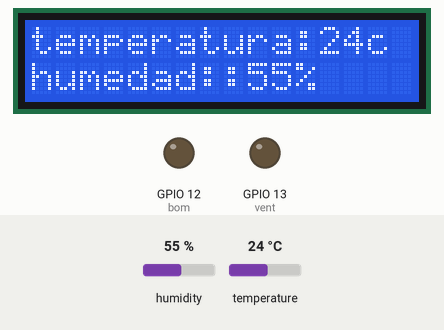
Recording of a program running on a simulated ESP32 board running MicroPython. Shown: 16×2 character LCD, output pins drawn as LEDs (lit = HIGH). Inputs (shaded band) come from the test bench; at power-on: temperature 24 °C, humidity 55 %. Library files of the repository ran but are not shown: lcd_api.py; what the program prints to the serial console is not drawn.

Above: at 2.8 s.
2.9 s: temperature set to 27 °C
At 9.8 s:
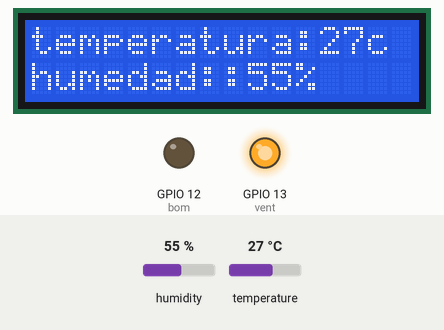
10.7 s: temperature set to 30 °C
At 21.6 s:
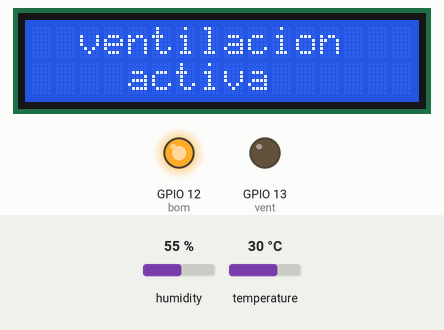
22.1 s: humidity set to 22 %
At 31.1 s:
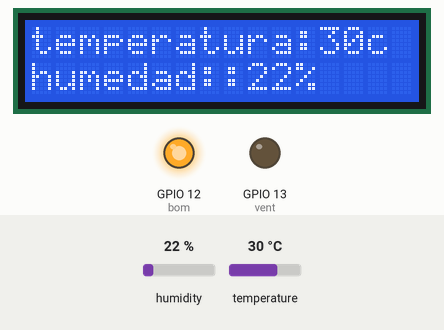
35.6 s: temperature set to 41 °C
At 45.0 s:
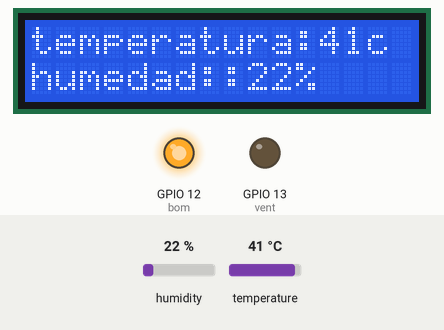
45.5 s: humidity set to 40 %
At 54.5 s:
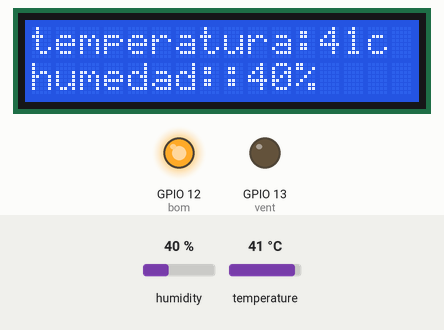
Timing chart, 0 to 55.9 s (numbered marks = the images above; inputs shaded):
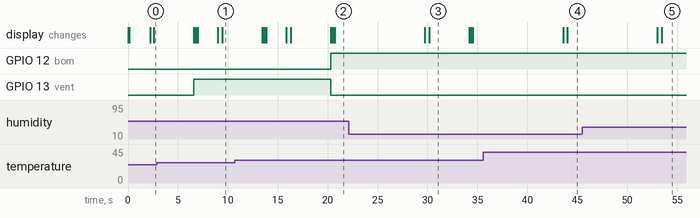

Measured:
- the behaviour switches between 28 and 29 °C on temperature (found by bisection; images 1 and 2)
- after the input at 10.7 s, GPIO 12 (bom): LOW → HIGH after 9.6 s; GPIO 13 (vent): HIGH → LOW after 9.6 s
- after the input at 45.5 s, the display: first differs from a run without the input after 8.0 s (image 5)
- what the display in image 3 shows lasts 4.0 s, from 30.2 s to 34.2 s

The program:

main.py
```python
from machine import Pin, SoftI2C
from lcd_api import LcdApi
from i2c_ldc import I2cLcd
from time import sleep
import dht
sensor= dht.DHT11(Pin(27))
vent= Pin(13, Pin.OUT)
bom= Pin (12,Pin.OUT)
I2C_ADDR = 0x27
totalRows = 2
totalColumns = 16


i2c = SoftI2C(scl=Pin(22), sda=Pin(21), freq=10000)


lcd = I2cLcd(i2c, I2C_ADDR, totalRows, totalColumns)


while True:
        sleep(2)
        sensor.measure()
        temp=sensor.temperature()
        hum= sensor.humidity()
        print('temperatura:%3.1fC'%temp)
        print('humedad:%3.1fC'%hum)
        hum = str(hum) #Int to string
        temp = str(temp)
        lcd.clear()
        lcd.move_to(0,0)
        lcd.putstr("temperatura:"+temp+"c")
        lcd.move_to(0,1)
        lcd.putstr("humedad::"+hum+"%")
        sleep(4)


        if temp>"28" and temp< "40" :
            vent.value(0)
            bom.value(1)
            lcd.clear()
            lcd.move_to(0,0)
            lcd.putstr("  ventilacion ")
            lcd.move_to(0,1)
            lcd.putstr("    activa")
            sleep(4)

        if temp<="28":
            bom.value(0)
            vent.value(1)
            lcd.clear()
            lcd.move_to(0,0)
            lcd.putstr("  calefaccion ")
            lcd.move_to(0,1)
            lcd.putstr("    activa")
            sleep
        else:

            sleep(3)
```

i2c_ldc.py
```python
import utime
import gc

from lcd_api import LcdApi
from machine import I2C

# PCF8574 pin definitions
MASK_RS = 0x01       # P0
MASK_RW = 0x02       # P1
MASK_E  = 0x04       # P2

SHIFT_BACKLIGHT = 3  # P3
SHIFT_DATA      = 4  # P4-P7

class I2cLcd(LcdApi):

    #Implements a HD44780 character LCD connected via PCF8574 on I2C

    def __init__(self, i2c, i2c_addr, num_lines, num_columns):
        self.i2c = i2c
        self.i2c_addr = i2c_addr
        self.i2c.writeto(self.i2c_addr, bytes([0]))
        utime.sleep_ms(20)   # Allow LCD time to powerup
        # Send reset 3 times
        self.hal_write_init_nibble(self.LCD_FUNCTION_RESET)
        utime.sleep_ms(5)    # Need to delay at least 4.1 msec
        self.hal_write_init_nibble(self.LCD_FUNCTION_RESET)
        utime.sleep_ms(1)
        self.hal_write_init_nibble(self.LCD_FUNCTION_RESET)
        utime.sleep_ms(1)
        # Put LCD into 4-bit mode
        self.hal_write_init_nibble(self.LCD_FUNCTION)
        utime.sleep_ms(1)
        LcdApi.__init__(self, num_lines, num_columns)
        cmd = self.LCD_FUNCTION
        if num_lines > 1:
            cmd |= self.LCD_FUNCTION_2LINES
        self.hal_write_command(cmd)
        gc.collect()

    def hal_write_init_nibble(self, nibble):
        # Writes an initialization nibble to the LCD.
        # This particular function is only used during initialization.
        byte = ((nibble >> 4) & 0x0f) << SHIFT_DATA
        self.i2c.writeto(self.i2c_addr, bytes([byte | MASK_E]))
        self.i2c.writeto(self.i2c_addr, bytes([byte]))
        gc.collect()

    def hal_backlight_on(self):
        # Allows the hal layer to turn the backlight on
        self.i2c.writeto(self.i2c_addr, bytes([1 << SHIFT_BACKLIGHT]))
        gc.collect()

    def hal_backlight_off(self):
        #Allows the hal layer to turn the backlight off
        self.i2c.writeto(self.i2c_addr, bytes([0]))
        gc.collect()

    def hal_write_command(self, cmd):
        # Write a command to the LCD. Data is latched on the falling edge of E.
        byte = ((self.backlight << SHIFT_BACKLIGHT) |
                (((cmd >> 4) & 0x0f) << SHIFT_DATA))
        self.i2c.writeto(self.i2c_addr, bytes([byte | MASK_E]))
        self.i2c.writeto(self.i2c_addr, bytes([byte]))
        byte = ((self.backlight << SHIFT_BACKLIGHT) |
                ((cmd & 0x0f) << SHIFT_DATA))
        self.i2c.writeto(self.i2c_addr, bytes([byte | MASK_E]))
        self.i2c.writeto(self.i2c_addr, bytes([byte]))
        if cmd <= 3:
            # The home and clear commands require a worst case delay of 4.1 msec
            utime.sleep_ms(5)
        gc.collect()

    def hal_write_data(self, data):
        # Write data to the LCD. Data is latched on the falling edge of E.
        byte = (MASK_RS |
                (self.backlight << SHIFT_BACKLIGHT) |
                (((data >> 4) & 0x0f) << SHIFT_DATA))
        self.i2c.writeto(self.i2c_addr, bytes([byte | MASK_E]))
        self.i2c.writeto(self.i2c_addr, bytes([byte]))
        byte = (MASK_RS |
                (self.backlight << SHIFT_BACKLIGHT) |
                ((data & 0x0f) << SHIFT_DATA))
        self.i2c.writeto(self.i2c_addr, bytes([byte | MASK_E]))
        self.i2c.writeto(self.i2c_addr, bytes([byte]))
        gc.collect()
```
